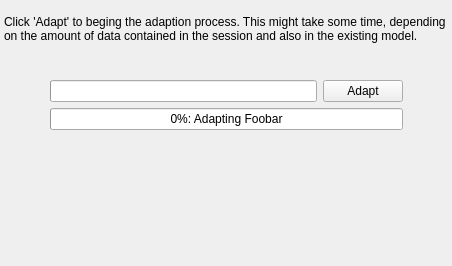
<?xml version="1.0" encoding="UTF-8"?>
<ui version="4.0">
 <class>Enaction</class>
 <widget class="QWizardPage" name="Enaction">
  <property name="geometry">
   <rect>
    <x>0</x>
    <y>0</y>
    <width>452</width>
    <height>266</height>
   </rect>
  </property>
  <property name="windowTitle">
   <string>Select Model</string>
  </property>
  <property name="title">
   <string>Enact Adaption Process</string>
  </property>
  <property name="subTitle">
   <string>Finalize the data for the adaption process.</string>
  </property>
  <widget class="QWidget" name="gridLayoutWidget">
   <property name="geometry">
    <rect>
     <x>4</x>
     <y>4</y>
     <width>445</width>
     <height>257</height>
    </rect>
   </property>
   <layout class="QGridLayout" name="gridLayout">
    <item row="4" column="1">
     <spacer name="verticalSpacer">
      <property name="orientation">
       <enum>Qt::Vertical</enum>
      </property>
      <property name="sizeType">
       <enum>QSizePolicy::Expanding</enum>
      </property>
      <property name="sizeHint" stdset="0">
       <size>
        <width>20</width>
        <height>40</height>
       </size>
      </property>
     </spacer>
    </item>
    <item row="1" column="1">
     <widget class="QLabel" name="lblStatus">
      <property name="text">
       <string/>
      </property>
     </widget>
    </item>
    <item row="0" column="0" colspan="3">
     <widget class="QLabel" name="label">
      <property name="minimumSize">
       <size>
        <width>0</width>
        <height>50</height>
       </size>
      </property>
      <property name="text">
       <string>&lt;html&gt;&lt;head/&gt;&lt;body&gt;&lt;p&gt;Click 'Adapt' to beging the adaption process. This might take some time, depending on the amount of data contained in the session and also in the existing model.&lt;/p&gt;&lt;/body&gt;&lt;/html&gt;</string>
      </property>
      <property name="scaledContents">
       <bool>false</bool>
      </property>
      <property name="wordWrap">
       <bool>true</bool>
      </property>
      <property name="margin">
       <number>0</number>
      </property>
      <property name="indent">
       <number>0</number>
      </property>
     </widget>
    </item>
    <item row="1" column="0" rowspan="4">
     <spacer name="horizontalSpacer">
      <property name="orientation">
       <enum>Qt::Horizontal</enum>
      </property>
      <property name="sizeType">
       <enum>QSizePolicy::Preferred</enum>
      </property>
      <property name="sizeHint" stdset="0">
       <size>
        <width>40</width>
        <height>20</height>
       </size>
      </property>
     </spacer>
    </item>
    <item row="2" column="1">
     <layout class="QHBoxLayout" name="horizontalLayout">
      <item>
       <widget class="QProgressBar" name="progressBarStatus">
        <property name="minimum">
         <number>0</number>
        </property>
        <property name="maximum">
         <number>9</number>
        </property>
        <property name="value">
         <number>0</number>
        </property>
        <property name="format">
         <string/>
        </property>
       </widget>
      </item>
      <item>
       <widget class="QPushButton" name="btnAdapt">
        <property name="text">
         <string>Adapt</string>
        </property>
       </widget>
      </item>
     </layout>
    </item>
    <item row="1" column="2" rowspan="4">
     <spacer name="horizontalSpacer_2">
      <property name="orientation">
       <enum>Qt::Horizontal</enum>
      </property>
      <property name="sizeType">
       <enum>QSizePolicy::Preferred</enum>
      </property>
      <property name="sizeHint" stdset="0">
       <size>
        <width>40</width>
        <height>20</height>
       </size>
      </property>
     </spacer>
    </item>
    <item row="3" column="1">
     <widget class="QProgressBar" name="progressBarOverall">
      <property name="value">
       <number>0</number>
      </property>
      <property name="format">
       <string>%p%: Adapting Foobar</string>
      </property>
     </widget>
    </item>
   </layout>
  </widget>
 </widget>
 <resources/>
 <connections/>
</ui>
